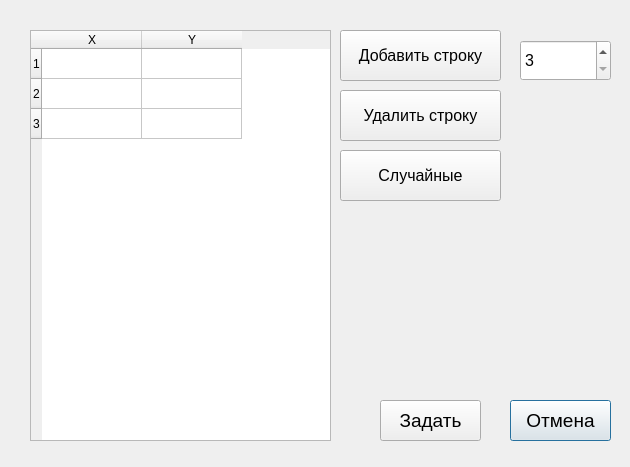
<?xml version="1.0" encoding="UTF-8"?>
<ui version="4.0">
 <class>Dialog_points</class>
 <widget class="QDialog" name="Dialog_points">
  <property name="geometry">
   <rect>
    <x>0</x>
    <y>0</y>
    <width>630</width>
    <height>467</height>
   </rect>
  </property>
  <property name="windowTitle">
   <string>Dialog</string>
  </property>
  <widget class="QPushButton" name="pushButton_cancel">
   <property name="geometry">
    <rect>
     <x>510</x>
     <y>400</y>
     <width>101</width>
     <height>41</height>
    </rect>
   </property>
   <property name="font">
    <font>
     <pointsize>14</pointsize>
    </font>
   </property>
   <property name="text">
    <string>Отмена</string>
   </property>
  </widget>
  <widget class="QPushButton" name="pushButton_AddRow">
   <property name="geometry">
    <rect>
     <x>340</x>
     <y>30</y>
     <width>161</width>
     <height>51</height>
    </rect>
   </property>
   <property name="font">
    <font>
     <pointsize>12</pointsize>
    </font>
   </property>
   <property name="text">
    <string>Добавить строку</string>
   </property>
  </widget>
  <widget class="QPushButton" name="pushButton_set">
   <property name="geometry">
    <rect>
     <x>380</x>
     <y>400</y>
     <width>101</width>
     <height>41</height>
    </rect>
   </property>
   <property name="font">
    <font>
     <pointsize>14</pointsize>
    </font>
   </property>
   <property name="text">
    <string>Задать</string>
   </property>
  </widget>
  <widget class="QPushButton" name="pushButton_DelRow">
   <property name="geometry">
    <rect>
     <x>340</x>
     <y>90</y>
     <width>161</width>
     <height>51</height>
    </rect>
   </property>
   <property name="font">
    <font>
     <pointsize>12</pointsize>
    </font>
   </property>
   <property name="text">
    <string>Удалить строку</string>
   </property>
  </widget>
  <widget class="QTableWidget" name="tableWidget">
   <property name="geometry">
    <rect>
     <x>30</x>
     <y>30</y>
     <width>301</width>
     <height>411</height>
    </rect>
   </property>
   <property name="sizeAdjustPolicy">
    <enum>QAbstractScrollArea::AdjustIgnored</enum>
   </property>
   <property name="rowCount">
    <number>3</number>
   </property>
   <property name="columnCount">
    <number>2</number>
   </property>
   <row/>
   <row/>
   <row/>
   <column>
    <property name="text">
     <string>X</string>
    </property>
   </column>
   <column>
    <property name="text">
     <string>Y</string>
    </property>
   </column>
  </widget>
  <widget class="QSpinBox" name="spinBox">
   <property name="geometry">
    <rect>
     <x>520</x>
     <y>40</y>
     <width>91</width>
     <height>41</height>
    </rect>
   </property>
   <property name="font">
    <font>
     <pointsize>12</pointsize>
    </font>
   </property>
   <property name="minimum">
    <number>3</number>
   </property>
   <property name="maximum">
    <number>100</number>
   </property>
  </widget>
  <widget class="QPushButton" name="pushButton_rand">
   <property name="geometry">
    <rect>
     <x>340</x>
     <y>150</y>
     <width>161</width>
     <height>51</height>
    </rect>
   </property>
   <property name="font">
    <font>
     <pointsize>12</pointsize>
    </font>
   </property>
   <property name="text">
    <string>Случайные</string>
   </property>
  </widget>
 </widget>
 <resources/>
 <connections/>
</ui>
